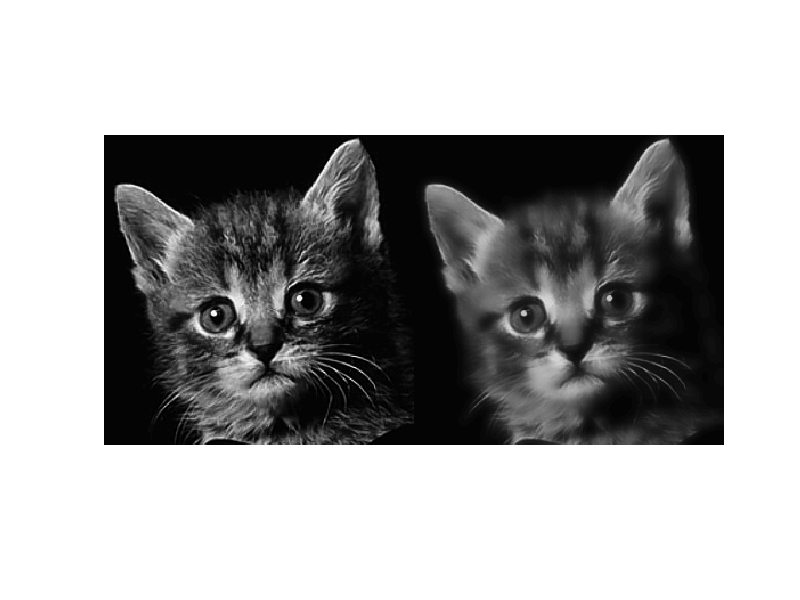

MATLAB code to generate this figure:
I_f = csvread('cat2d_f.csv');

I_f = I_f(1:272,1:272);

I = csvread('cat2d.csv');

I=I(1:272,1:272);

figure();

imshow([I, I_f'], [0, 1]);
